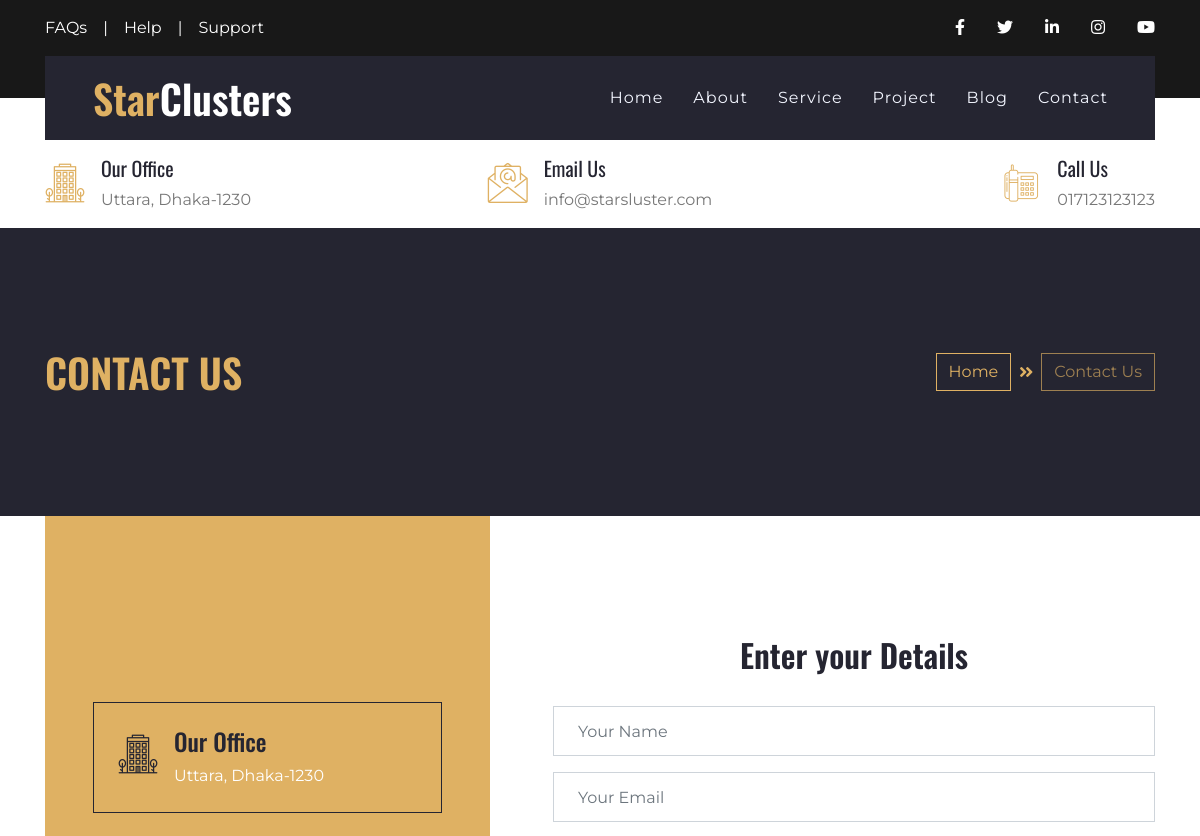
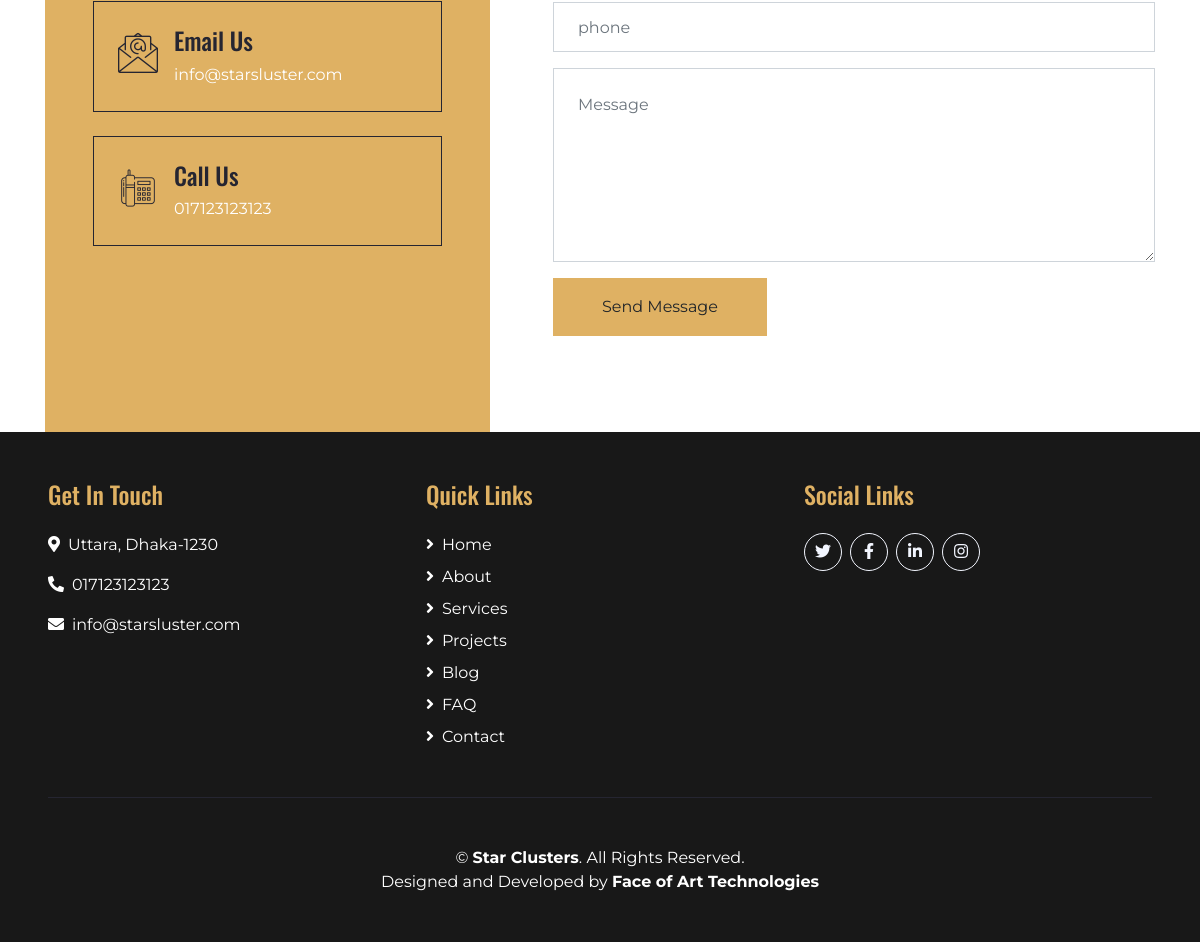
The page /contact.php on the database its author committed (2 pictures, top to bottom).
### tables this page shows
CREATE TABLE `info` (
  `email` varchar(25) NOT NULL,
  `phone` varchar(20) NOT NULL,
  `about` text NOT NULL,
  `address` text NOT NULL
);

### contact.php (the view, shortened to what this page needs)
<?php include "./db.php"?>
<?php include 'header.php'; include 'navbar.php';?>
<div class="container-fluid bg-secondary py-5">
    <div class="container py-5">
        <div class="row align-items-center py-4">
            <div class="col-md-6 text-center text-md-left">
                <h1 class="mb-4 mb-md-0 text-primary text-uppercase">Contact Us</h1>
            </div>
            <div class="col-md-6 text-center text-md-right">
                <div class="d-inline-flex align-items-center">
                    <a class="btn btn-outline-primary" href="index.php">Home</a>
                    <i class="fas fa-angle-double-right text-primary mx-2"></i>
                    <a class="btn btn-outline-primary disabled" href="">Contact Us</a>
                </div>
            </div>
        </div>
    </div>
</div>
<div class="container-fluid bg-white">
    <div class="container">
        <div class="row">
            <div class="col-lg-5">
                <div class="d-flex flex-column justify-content-center bg-primary h-100 p-5">
                    <?php
                    $sql = "SELECT * from info";
                    $result = mysqli_query($conn, $sql);
                    $row = mysqli_fetch_assoc($result);
                ?>
                    <div class="d-inline-flex border border-secondary p-4 mb-4">
                        <h1 class="flaticon-office font-weight-normal text-secondary m-0 mr-3"></h1>
                        <div class="d-flex flex-column">
                            <h4>Our Office</h4>
                            <p class="m-0 text-white"><?php echo $row['address']?></p>
                        </div>
                    </div>
                    <div class="d-inline-flex border border-secondary p-4 mb-4">
                        <h1 class="flaticon-email font-weight-normal text-secondary m-0 mr-3"></h1>
                        <div class="d-flex flex-column">
                            <h4>Email Us</h4>
                            <p class="m-0 text-white"><?php echo $row['email']?></p>
                        </div>
                    </div>
                    <div class="d-inline-flex border border-secondary p-4">
                        <h1 class="flaticon-telephone font-weight-normal text-secondary m-0 mr-3"></h1>
                        <div class="d-flex flex-column">
                            <h4>Call Us</h4>
                            <p class="m-0 text-white"><?php echo $row['phone']?></p>
                        </div>
                    </div>
                </div>
            </div>
            <div class="col-lg-7 mb-5 my-lg-5 py-5 pl-lg-5">
                <div class="contact-form">
                    <h2 class="text-center p-4">Enter your Details</h2>
                    <form action="contact.php" method="post">
                        <div class="control-group">
                            <input type="text" class="form-control p-4" id="name" name="name" placeholder="Your Name"
                                required="required" data-validation-required-message="Please enter your name" />
                        </div>
                        <div class="control-group">
                            <input type="email" class="form-control p-4" id="email" name="email"
                                placeholder="Your Email" required="required"
                                data-validation-required-message="Please enter your email" />
                        </div>
                        <div class="control-group">
                            <input type="text" class="form-control p-4" id="phone" name="phone" placeholder="phone"
                                required="required" data-validation-required-message="Please enter your phone number" />
                        </div>
                        <div class="control-group">
                            <textarea class="form-control p-4" rows="6" id="message" name="message"
                                placeholder="Message" required="required"
                                data-validation-required-message="Please enter your message"></textarea>
                        </div>
                        <div>
                            <button class="btn btn-primary py-3 px-5" type="submit" id="sendMessageButton">Send
                                Message</button>
                        </div>
                    </form>
                </div>
            </div>
        </div>
    </div>
</div>
<?php include 'footer.php';?>

### navbar.php (shortened to what this page needs)
<?php
$sql = "SELECT * from info";
$result = mysqli_query($conn, $sql);
$row = mysqli_fetch_assoc($result);
?>
<div class="container-fluid bg-dark py-3">
        <div class="container">
            <div class="row">
                <div class="col-md-6 text-center text-lg-left mb-2 mb-lg-0">
                    <div class="d-inline-flex align-items-center">
                        <a class="text-white pr-3" href="faq.php">FAQs</a>
                        <span class="text-white">|</span>
                        <a class="text-white px-3" href="contact.php">Help</a>
                        <span class="text-white">|</span>
                        <a class="text-white pl-3" href="contact.php">Support</a>
                    </div>
                </div>
                <div class="col-md-6 text-center text-lg-right">
                    <div class="d-inline-flex align-items-center">
                        <a class="text-white px-3" href="">
                            <i class="fab fa-facebook-f"></i>
                        </a>
                        <a class="text-white px-3" href="">
                            <i class="fab fa-twitter"></i>
                        </a>
                        <a class="text-white px-3" href="">
                            <i class="fab fa-linkedin-in"></i>
                        </a>
                        <a class="text-white px-3" href="">
                            <i class="fab fa-instagram"></i>
                        </a>
                        <a class="text-white pl-3" href="">
                            <i class="fab fa-youtube"></i>
                        </a>
                    </div>
                </div>
            </div>
        </div>
    </div>
    <div class="container-fluid position-relative nav-bar p-0">
        <div class="container position-relative" style="z-index: 9;">
            <nav class="navbar navbar-expand-lg bg-secondary navbar-dark py-3 py-lg-0 pl-3 pl-lg-5">
                <a href="index.php" class="navbar-brand">
                    <h1 class="m-0 display-5 text-white"><span class="text-primary">Star</span>Clusters</h1>
                </a>
                <div class="collapse navbar-collapse justify-content-between px-3" id="navbarCollapse">
                    <div class="navbar-nav ml-auto py-0">
                        <a href="index.php" class="nav-item nav-link">Home</a>
                        <a href="about.php" class="nav-item nav-link">About</a>
                        <a href="service.php" class="nav-item nav-link">Service</a>
                        <a href="project.php" class="nav-item nav-link">Project</a>
                        <a href="blog.php" class="nav-item nav-link">Blog</a>
                        <a href="contact.php" class="nav-item nav-link">Contact</a>
                    </div>
                </div>
            </nav>
        </div>
    </div>
    <div class="container-fluid bg-white py-3">
        <div class="container">
            <div class="row">
                <div class="col-lg-4 text-left mb-3 mb-lg-0">
                    <div class="d-inline-flex text-left">
                        <h1 class="flaticon-office font-weight-normal text-primary m-0 mr-3"></h1>
                        <div class="d-flex flex-column">
                            <h5>Our Office</h5>
                            <p class="m-0"><?php echo $row['address']?></p>
                        </div>
                    </div>
                </div>
                <div class="col-lg-4 text-left text-lg-center mb-3 mb-lg-0">
                    <div class="d-inline-flex text-left">
                        <h1 class="flaticon-email font-weight-normal text-primary m-0 mr-3"></h1>
                        <div class="d-flex flex-column">
                            <h5>Email Us</h5>
                            <p class="m-0"><?php echo $row['email']?></p>
                        </div>
                    </div>
                </div>
                <div class="col-lg-4 text-left text-lg-right mb-3 mb-lg-0">
                    <div class="d-inline-flex text-left">
                        <h1 class="flaticon-telephone font-weight-normal text-primary m-0 mr-3"></h1>
                        <div class="d-flex flex-column">
                            <h5>Call Us</h5>
                            <p class="m-0"><?php echo $row['phone']?></p>
                        </div>
                    </div>
                </div>
            </div>
        </div>
    </div>

### footer.php (shortened to what this page needs)
<?php
$sql = "SELECT * from info";
$result = mysqli_query($conn, $sql);
$row = mysqli_fetch_assoc($result);
?>
    <div class="container-fluid bg-dark text-white py-5 px-sm-3 px-md-5">
        <div class="row">
            <div class="col-lg-4 col-md-4 mb-5">
                <h4 class="text-primary mb-4">Get In Touch</h4>
                <p><i class="fa fa-map-marker-alt mr-2"></i><?php echo $row['address']?></p>
                <p><i class="fa fa-phone-alt mr-2"></i><?php echo $row['phone']?></p>
                <p><i class="fa fa-envelope mr-2"></i><?php echo $row['email']?></p>
            </div>
            <div class="col-lg-4 col-md-4 mb-5">
                <h4 class="text-primary mb-4">Quick Links</h4>
                <div class="d-flex flex-column justify-content-start">
                    <a class="text-white mb-2" href="index.php"><i class="fa fa-angle-right mr-2"></i>Home</a>
                    <a class="text-white mb-2" href="about.php"><i class="fa fa-angle-right mr-2"></i>About</a>
                    <a class="text-white mb-2" href="service.php"><i class="fa fa-angle-right mr-2"></i>Services</a>
                    <a class="text-white mb-2" href="project.php"><i class="fa fa-angle-right mr-2"></i>Projects</a>
                    <a class="text-white mb-2" href="blog.php"><i class="fa fa-angle-right mr-2"></i>Blog</a>
                    <a class="text-white mb-2" href="faq.php"><i class="fa fa-angle-right mr-2"></i>FAQ</a>
                    <a class="text-white" href="contact.php"><i class="fa fa-angle-right mr-2"></i>Contact</a>
                </div>
            </div>
            <div class="col-lg-4 col-md-4 mb-5">
                <h4 class="text-primary mb-4">Social Links</h4>
                <div class="d-flex justify-content-start my-4">
                    <a class="btn btn-outline-light rounded-circle text-center mr-2 px-0" style="width: 38px; height: 38px;" href="#"><i class="fab fa-twitter"></i></a>
                    <a class="btn btn-outline-light rounded-circle text-center mr-2 px-0" style="width: 38px; height: 38px;" href="#"><i class="fab fa-facebook-f"></i></a>
                    <a class="btn btn-outline-light rounded-circle text-center mr-2 px-0" style="width: 38px; height: 38px;" href="#"><i class="fab fa-linkedin-in"></i></a>
                    <a class="btn btn-outline-light rounded-circle text-center mr-2 px-0" style="width: 38px; height: 38px;" href="#"><i class="fab fa-instagram"></i></a>
                </div>
            </div>
        </div>
        <div class="container border-top border-secondary pt-5">
            <p class="m-0 text-center text-white">
                &copy; <a class="text-white font-weight-bold" href="index.php">Star Clusters</a>. All Rights Reserved.
            </p>
            <p class="m-0 text-center text-white">
				Designed and Developed by <a class="text-white font-weight-bold" href="http://facesoftbd.com/" target="_blank">Face of Art Technologies</a>
            </p>
        </div>
    </div>
</body>
</html>

### rows shown on the page
info: address "Uttara, Dhaka-1230", email "info@starsluster.com", phone "017123123123"
